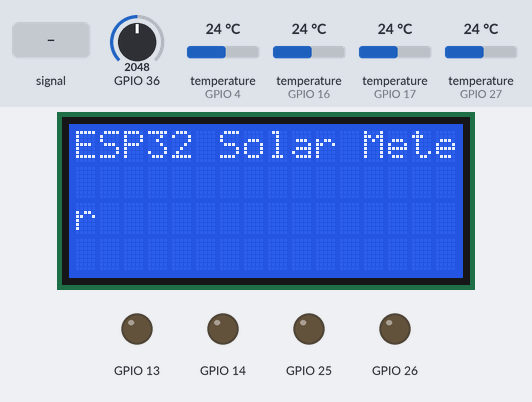
The program below on a simulated ESP32. Shown: 16×4 character LCD, output pins drawn as LEDs (lit = HIGH). The test bench sets the inputs (shaded band); at power-on: GPIO 36 = 2048, temperature (sensors on GPIO 4, GPIO 16, GPIO 17, GPIO 27) 24 °C (analog values on the 0–4095 scale). No MQTT or app messages arrive unless stated; what the program prints to the serial monitor is not drawn.

Above: at 2.3 s.
At 10.8 s:
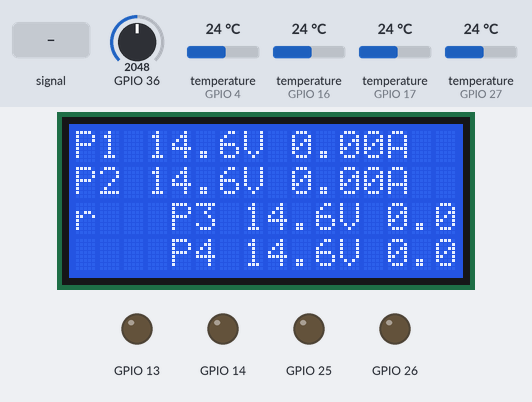
10.9 s: GPIO 36 fed a 2 Hz sine of ±1228 counts around its level
14.0 s: GPIO 36 set to 1960
At 19.5 s:
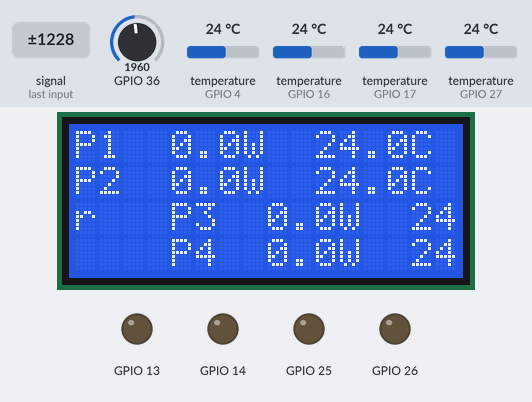
20.3 s: GPIO 36 fed a 200 Hz sine of ±327 counts around its level
26.1 s: temperature (sensor on GPIO 4) set to 12 °C
At 36.4 s:
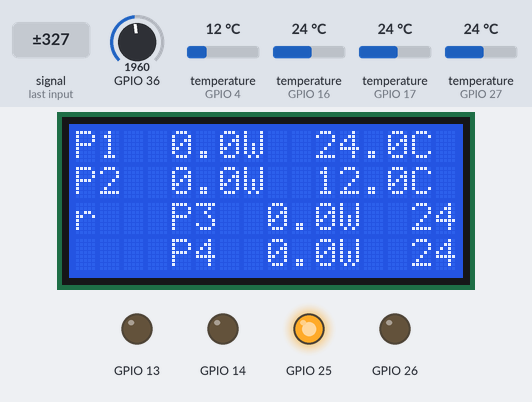
36.5 s: GPIO 36 set to 2040
At 44.7 s:
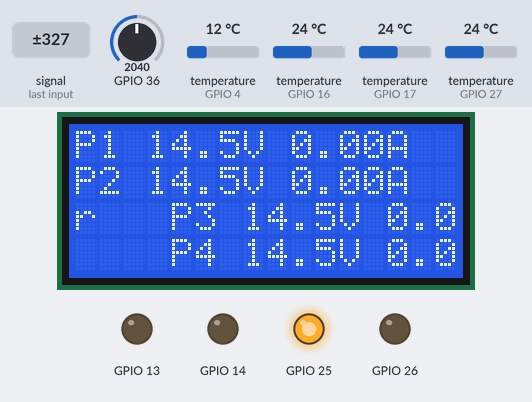
44.8 s: temperature (sensor on GPIO 16) set to 12 °C
At 51.68 s:
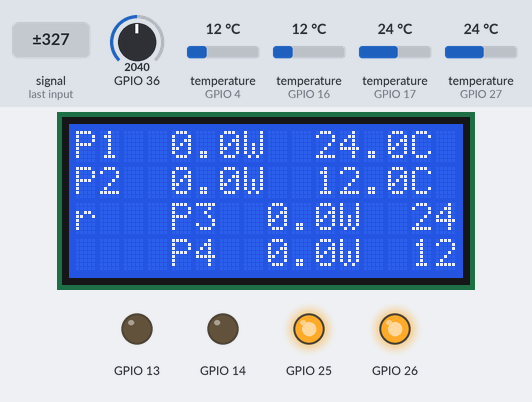
Timing chart, 0 to 54.0 s (numbered marks = the images above; inputs shaded):
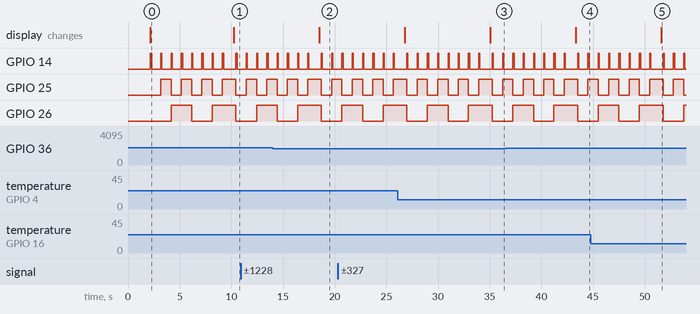

The program:

main.cpp
```cpp
#include "SensorsManager.h"
#include "Connectivity.h"
#include "LCD.h"

void setup()
{
  analogReadResolution(12);
  analogSetAttenuation(ADC_11db);
  Serial.begin(9600);
  Sensors_Initialize();
  calibrateZeroCurrent();
  connectWiFi();
  mqtt_init();
  LCD_Begin(0x27); // change to 0x3F if needed
}

void loop()
{
  static unsigned long lastSwitch = 0;
  static bool showVI = true;

  mqtt_loop();
  publishAllPanels(true); // non-blocking; skips if not connected

  PanelReading panels[4];
  if (readAllPanels(panels))
  {
    if (showVI)
      LCD_ShowPage_VI(panels);
    else
      LCD_ShowPage_PT(panels);
  }

  // switch page every 2 seconds
  if (millis() - lastSwitch > 2000)
  {
    showVI = !showVI;
    lastSwitch = millis();
  }

  delay(200); // small pace; keep display responsive
}
```

Pinout.h
```cpp
#ifndef PINOUT_H
#define PINOUT_H

//=====MUX PINOUTS=====
#define MUX_S0 25
#define MUX_S1 26
#define MUX_S2 14
#define MUX_S3 13

//=====DS18B20 PINOUTS (each on its own 1-Wire bus)=====
#define DS18B20_0 27
#define DS18B20_1 4
#define DS18B20_2 17
#define DS18B20_3 16

//=====I2C LCD PINOUTS=====
#define LCD_SDA 21
#define LCD_SCL 22

//=====MUX ANALOG OUTPUT (to ESP32 ADC)=====
#define MUX_Signal 36 // ADC1_CH0

#endif // PINOUT_H
```

Measured:
- after the input at 14.0 s, the display: changes after 4.5 s (image 2)
- after the input at 26.1 s, the display: first differs from a run without the input after 8.9 s (image 3)
- after the input at 36.5 s, the display: changes after 6.8 s (image 4)
- after the input at 44.8 s, the display: changes after 6.8 s (image 5)
- by itself, GPIO 26: alternates HIGH for 2.1 s and LOW for 2.0 s
